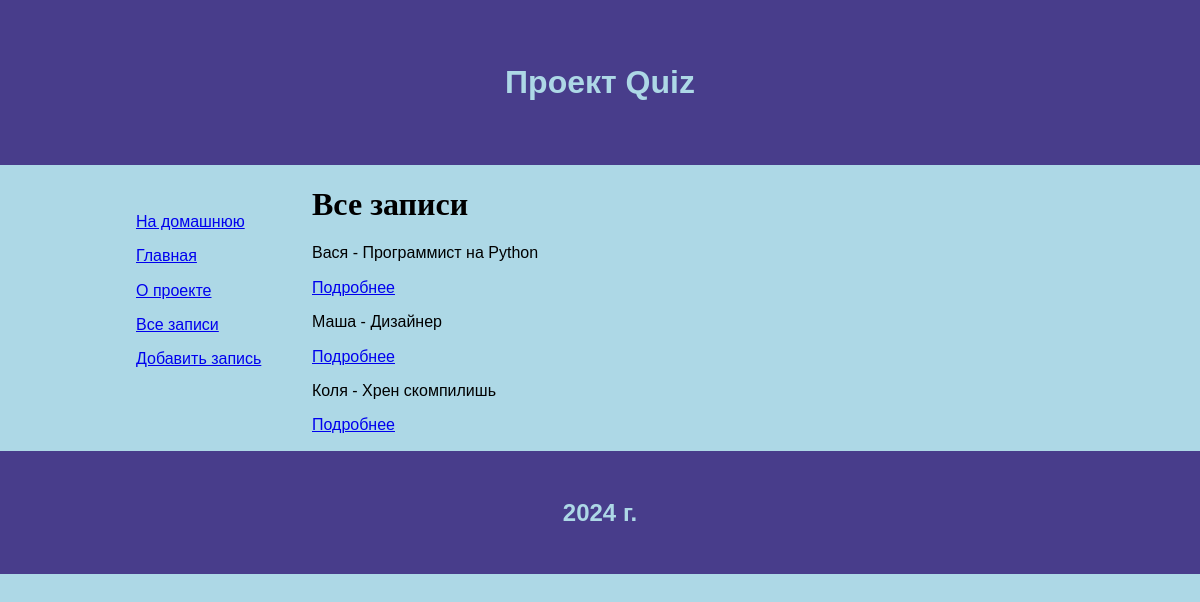
/users, run on an earlier commit of the app's database.
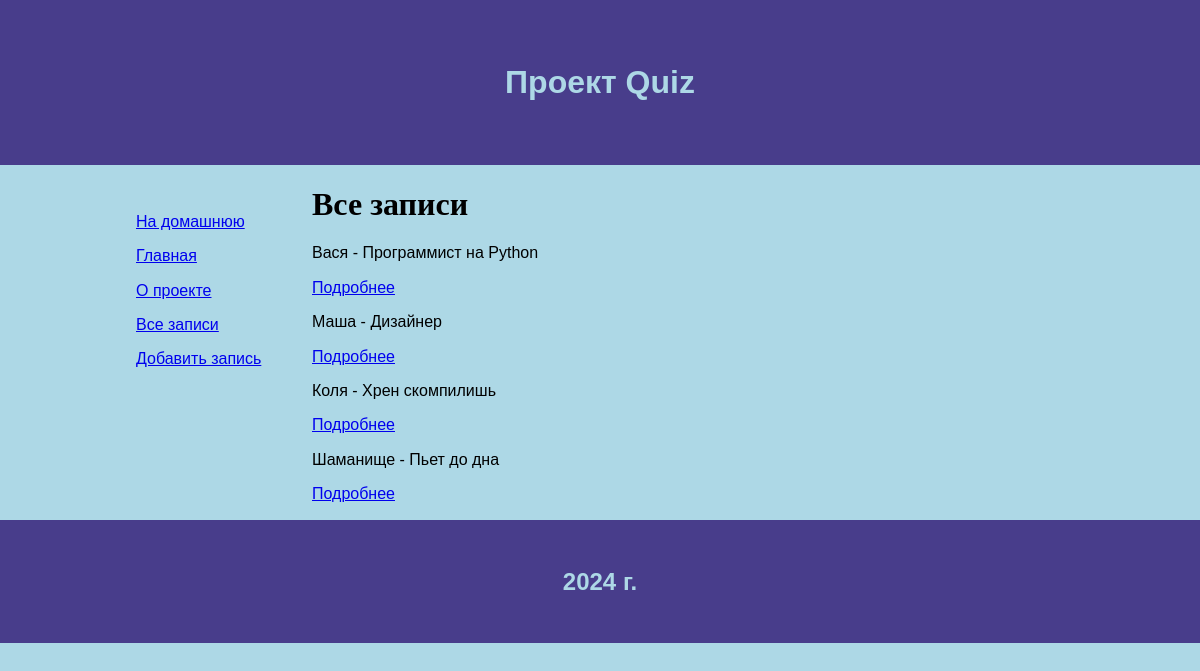
And on a later commit of the database.
### model/user.py (models this page shows)
class User(db.Model):
    id = db.Column(db.Integer, primary_key=True)
    name = db.Column(db.String(255), nullable=False)
    description = db.Column(db.Text, nullable=True)
    date = db.Column(db.Date, default=datetime.utcnow)
    city_id = db.Column(db.Integer, db.ForeignKey(City.id), nullable=True)

### control.py (the view)
@app.route("/users")
def users():
    users = User.query.all()
    return render_template('users.html', data=users)

### templates/users.html (shortened to what this page needs)
{% extends 'base/main.html' %}
{% block content %}
    <h1>Все записи</h1>
    {% if data %}
        {% for i in data %}
            <p>{{ i.name }} - {{ i.description }}</p>
            <p><a href="/user/{{i.id}}">Подробнее</a></p>
        {% endfor %}
    {% else %}
        <p>Данные отсутствуют</p>
    {% endif %}
{% endblock %}

### templates/base/main.html (shortened to what this page needs)
<!DOCTYPE html>
<html lang="ru">
<head>
    <link rel="stylesheet" href="{{url_for('static', filename='css/normalize.css')}}">
    <link rel="stylesheet" href="{{url_for('static', filename='css/style.css')}}">
</head>
<body>
    {% include 'ins/header.html' %}
    <div class="container">
        {% include 'ins/aside.html' %}
        <div class="content">
            {% block content %}{% endblock %}
        </div>
    </div>
    {% include 'ins/footer.html' %}
</body>
</html>

### templates/ins/header.html
<header>
    <div>
        <b>Проект Quiz</b>
    </div>
</header>

### templates/ins/aside.html
<aside>
    {% include 'ins/menu.html' %}
</aside>

### templates/ins/menu.html
<menu>
    <p><a href="/">На домашнюю</a></p>
    <p><a href="{{url_for('index')}}">Главная</a></p>
    <p><a href="{{url_for('about')}}">О проекте</a></p>
    <p><a href="{{url_for('users')}}">Все записи</a></p>
    <p><a href="{{url_for('create')}}">Добавить запись</a></p>
</menu>

### templates/ins/footer.html
<footer>
    <div>
        <b>2024 г.</b>
    </div>
</footer>

### static/css/style.css (style rules this page uses)
body { background: lightblue; font-family: Verdana, Geneva, sans-serif; color: black; font-size: 1em; }
header { display: flex; justify-content: center; padding: 2em; background: darkslateblue; color: lightblue; font-size: 2em; }
footer { display: flex; justify-content: center; padding: 2em; background: darkslateblue; color: lightblue; font-size: 1.5em; }
aside { width: 20%; }
menu { padding: 1em; }
h1, h2 { font-family: 'Times New Roman', Times, serif; }
.container { display: flex; width: 80%; margin: auto; }
.content { width: 80%; }

What changed in the data, as far as the page shows it:
added User: name "Шаманище", description "Пьет до дна"
